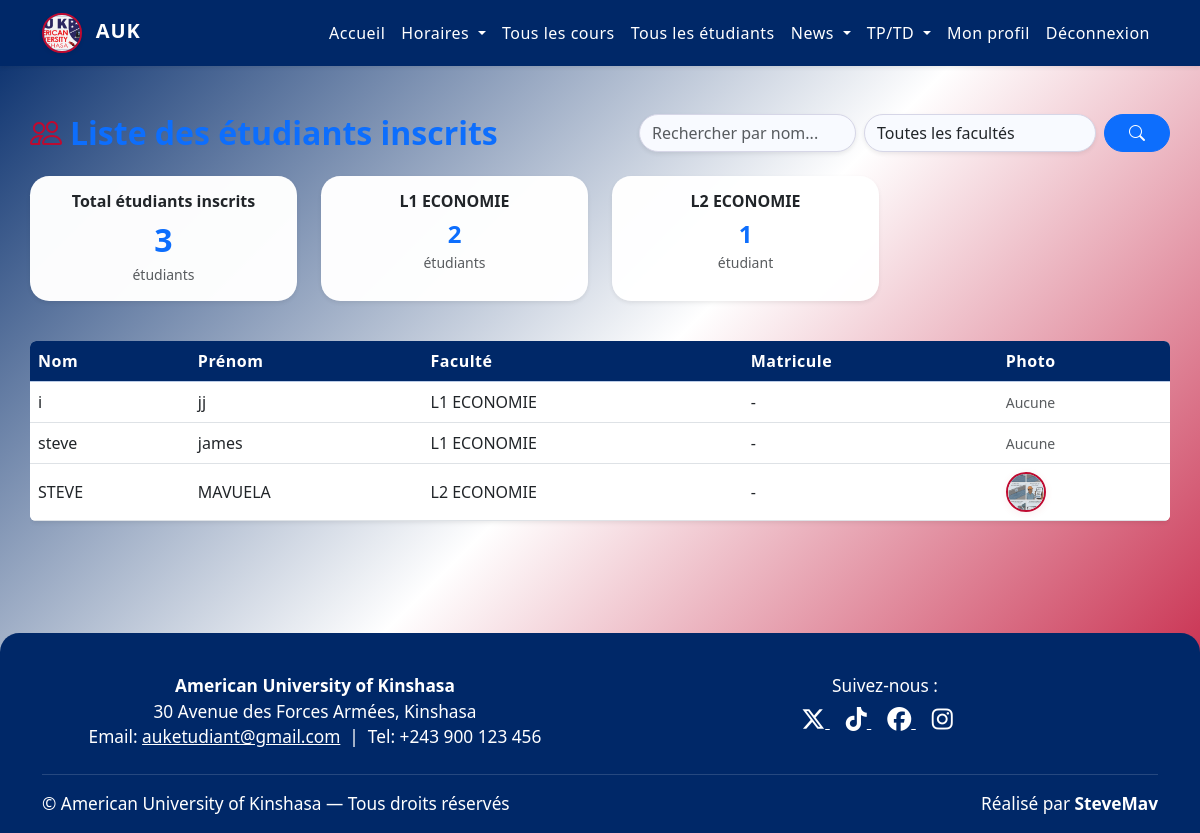
Page /all-students/ (signed in) on the earlier database version.
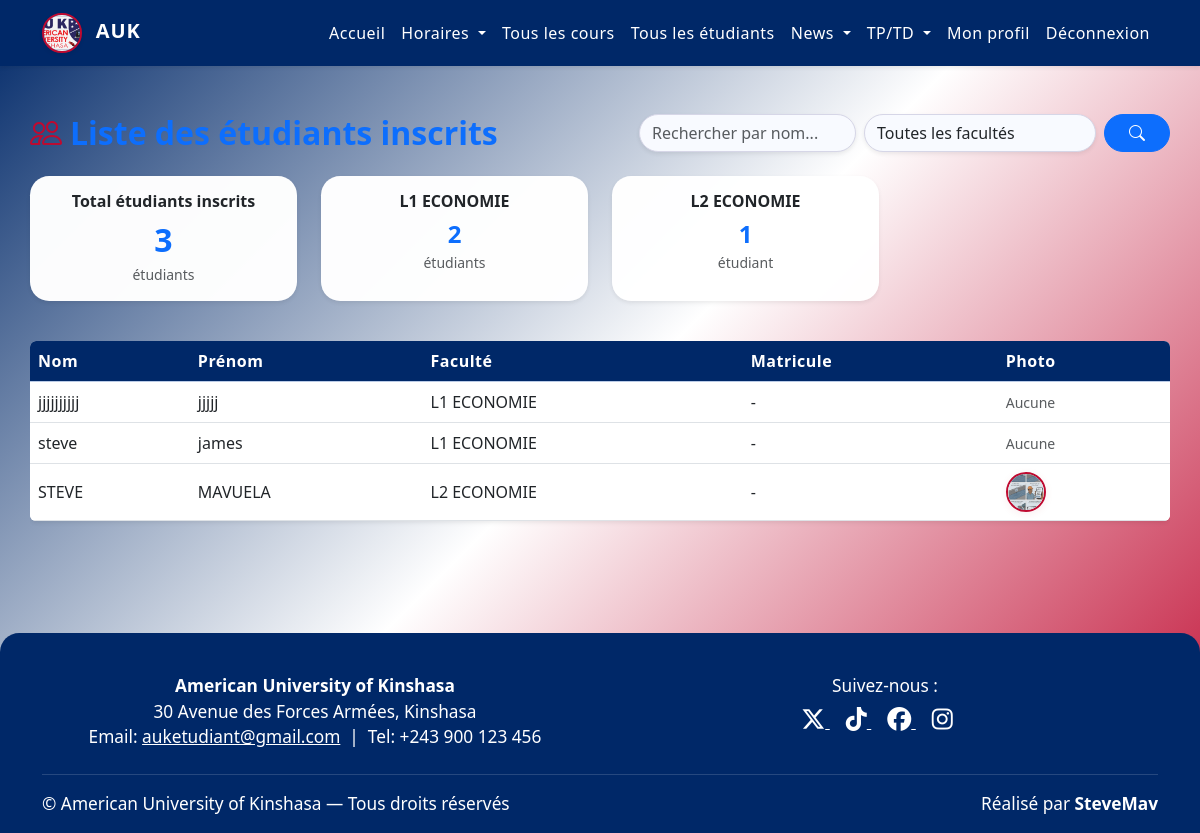
Same page on the later database version.
### accounts/models.py (models this page shows, shortened)
class UserProfile(models.Model):
    user = models.OneToOneField(User, on_delete=models.CASCADE)
    faculty = models.ForeignKey(Faculty, on_delete=models.SET_NULL, null=True)
    numero_matricule = models.CharField(max_length=20, unique=True, null=True, blank=True)
    photo = models.ImageField(upload_to='profile_photos/', null=True, blank=True)

### schedule/models.py (models this page shows, shortened)
class Faculty(models.Model):
    name = models.CharField(max_length=255)
    level = models.CharField(max_length=255, null=True, blank=True)
    head_of_faculty = models.CharField(max_length=255, null=True, blank=True)

### main/views.py (the view)
# urls.py: path('all-students/', views.all_students_view, name='all_students'),
@user_passes_test(lambda u: u.is_superuser)
def all_students_view(request):
    q = request.GET.get('q', '').strip()
    faculty_id = request.GET.get('faculty', '')
    students = UserProfile.objects.select_related('user', 'faculty').all()
    if q:
        students = students.filter(Q(user__first_name__icontains=q) | Q(user__last_name__icontains=q))
    if faculty_id:
        students = students.filter(faculty_id=faculty_id)
    students = students.order_by('faculty__name', 'user__last_name', 'user__first_name')
    faculty_counts = UserProfile.objects.values('faculty__id','faculty__name').annotate(count=Count('id')).order_by('faculty__name')
    from schedule.models import Faculty
    faculties = Faculty.objects.all()
    students_total = UserProfile.objects.count()
    return render(request, 'main/all_students.html', {
        'students': students,
        'faculty_counts': faculty_counts,
        'faculties': faculties,
        'q': q,
        'faculty_id': faculty_id,
        'students_total': students_total,
    })

### main/templates/main/all_students.html (shortened to what this page needs)
{% load static %}
<!DOCTYPE html>
<html lang="fr">
<head>
    <link href="https://cdn.jsdelivr.net/npm/bootstrap@5.3.0/dist/css/bootstrap.min.css" rel="stylesheet">
    <link href="https://cdn.jsdelivr.net/npm/bootstrap-icons@1.10.5/font/bootstrap-icons.css" rel="stylesheet">
</head>
<body>
    {% include 'navbar.html' %}
    <main>
<div class="container py-5 px-2 px-md-0">
    <div class="d-flex flex-column flex-md-row align-items-md-center justify-content-between mb-4">
        <h2 class="fw-bold text-primary mb-3 mb-md-0"><i class="bi bi-people me-2" style="color:#bf0a30;"></i>Liste des étudiants inscrits</h2>
        <div class="d-flex flex-wrap gap-2">
            <form method="get" class="d-flex gap-2 search-bar">
                <input type="text" name="q" value="{{ q }}" class="form-control rounded-pill shadow-sm" placeholder="Rechercher par nom...">
                <select name="faculty" class="form-select rounded-pill shadow-sm" style="min-width:180px;">
                    <option value="">Toutes les facultés</option>
                </select>
                <button type="submit" class="btn btn-primary rounded-pill"><i class="bi bi-search"></i></button>
            </form>
        </div>
    </div>
    <div class="row mb-4">
        <div class="col-12 col-sm-6 col-md-4 col-lg-3 mb-3">
            <div class="card shadow-sm border-0 h-100 faculty-card">
                <div class="card-body text-center">
                    <h6 class="fw-bold mb-1">Total étudiants inscrits</h6>
                    <span class="fs-2 fw-bold text-primary">{{ students_total }}</span>
                    <div class="small text-muted">étudiant{{ students_total|pluralize }}</div>
                </div>
            </div>
        </div>
        {% for fac in faculty_counts %}
        <div class="col-12 col-sm-6 col-md-4 col-lg-3 mb-3">
            <div class="card shadow-sm border-0 h-100 faculty-card">
                <div class="card-body text-center">
                    <h6 class="fw-bold mb-1">{{ fac.faculty__name|default:'(Aucune faculté)' }}</h6>
                    <span class="fs-4 fw-bold text-primary">{{ fac.count }}</span>
                    <div class="small text-muted">étudiant{{ fac.count|pluralize }}</div>
                </div>
            </div>
        </div>
        {% endfor %}
    </div>
    <div class="table-responsive">
        <table class="table table-hover align-middle bg-white rounded shadow-sm">
            <thead class="table-primary">
                <tr>
                    <th>Nom</th>
                    <th>Prénom</th>
                    <th>Faculté</th>
                    <th>Matricule</th>
                    <th>Photo</th>
                </tr>
            </thead>
            <tbody>
                {% for student in students %}
                <tr>
                    <td>{{ student.user.last_name }}</td>
                    <td>{{ student.user.first_name }}</td>
                    <td>{{ student.faculty.name|default:'-' }}</td>
                    <td>{{ student.numero_matricule|default:'-' }}</td>
                    <td>
                        {% if student.photo %}
                            <img src="{{ student.photo.url }}" alt="Photo" class="rounded-circle" style="width:40px; height:40px; object-fit:cover;">
                        {% else %}
                            <span class="text-muted small">Aucune</span>
                        {% endif %}
                    </td>
                </tr>
                {% empty %}
                <tr><td colspan="5" class="text-center text-muted">Aucun étudiant trouvé.</td></tr>
                {% endfor %}
            </tbody>
        </table>
    </div>
</div>
    </main>
    {% include 'footer.html' %}
</body>
</html>

Differences in the rows shown:
removed UserProfile: user.last_name "i", user.first_name "jj", faculty.name "L1 ECONOMIE", numero_matricule "-", photo "Aucune"
added UserProfile: user.last_name "jjjjjjjjjj", user.first_name "jjjjj", faculty.name "L1 ECONOMIE", numero_matricule "-", photo "Aucune"
